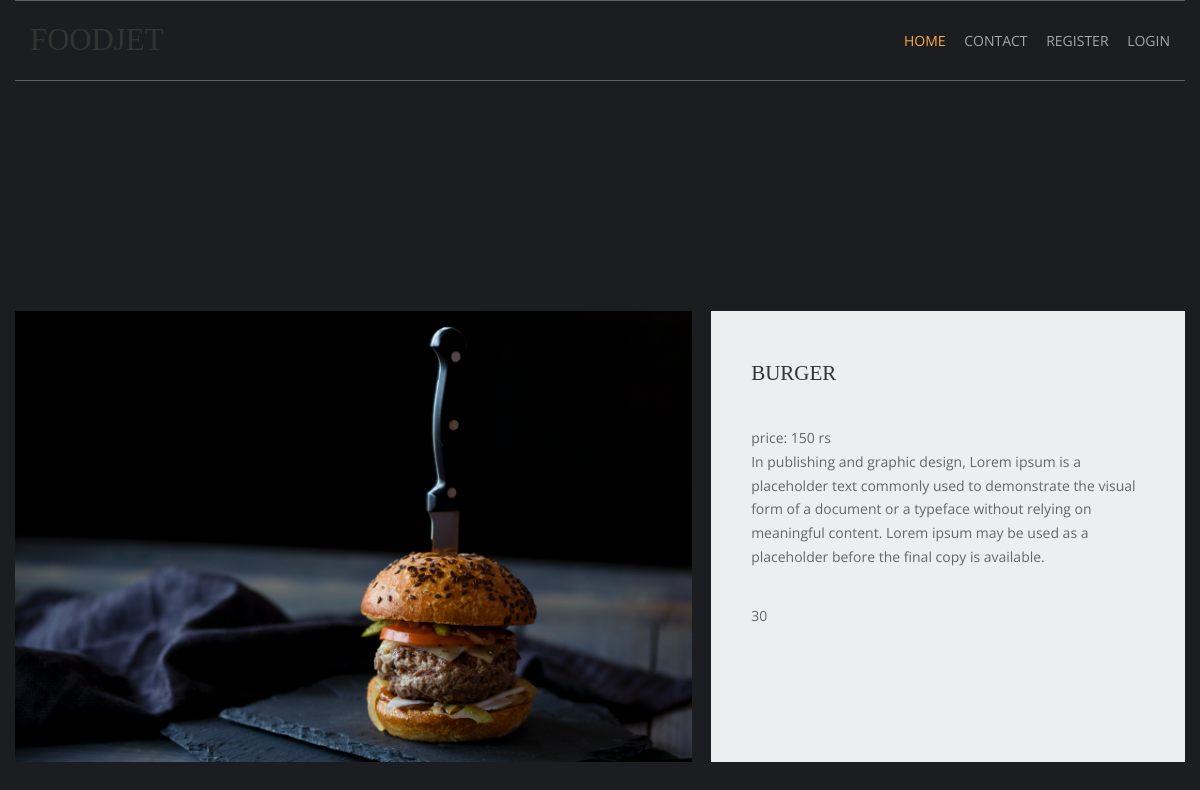
Page /veg/burger on the committed database.
### shop/models.py (models this page shows, shortened)
class products(models.Model):
    name=models.CharField(max_length=150,unique=True)
    slug =models.SlugField(max_length=250,unique=True)
    img=models.ImageField(upload_to='product')
    desc=models.TextField()
    stock=models.IntegerField()
    available=models.BooleanField()
    price=models.IntegerField()
    category=models.ForeignKey(categ,on_delete=models.CASCADE) #  on_delete....  is permission annu ,ellagil django error kanikkum

### shop/views.py (the view)
# urls.py: path('<slug:c_slug>/<slug:product_slug>',views.prodDetails,name='details'),   # here two  arrgument
def prodDetails(request,c_slug,product_slug):
    try:
        prod=products.objects.get(category__slug=c_slug,slug=product_slug)
    except Exception as e:
        raise e
    return render(request,'product.html',{'pr':prod})

### cart/context_processor.py (called while the page is built)
def count(request):
    item_count=0;
    if 'admin' in request.path:
        return {}
    else:
        try:
            ct=cartlist.objects.filter(cart_id=c_id(request))
            cti=items.objects.all().filter(cart=ct[:1])
            for c in cti:
                item_count+=c.quan
        except cartlist.DoesNotExist:
            item_count=0
        return dict(its=item_count)

### cart/views.py (called while the page is built)
def c_id(request):
    ct_id=request.session.session_key
    if not ct_id:
        ct_id=request.session.create()
    return ct_id

### templates/product.html (shortened to what this page needs)
{% extends 'base.html' %}
{% load static %}
{% block content %}
<html lang="en">
<head>
    <link href="{% static 'product/pr/fontawesome/css/all.min.css' %} " rel="stylesheet" />
    <link href="{% static 'product/pr/css/templatemo-comparto.css' %}" rel="stylesheet" />
</head>
<body>
    <div class="container-fluid">
        <div class="tm-site-header tm-mb-1">
        </div>
        <section class="tm-mb-1" id="about">
            <div class="tm-row tm-about-row">
                <div class="tm-section-1-l">
                    <img src="{{pr.img.url}}" alt="About image" class="tm-img-responsive">
                </div>
                <article class="tm-section-1-r tm-bg-color-8">
                    <h2 class="tm-mb-2 tm-title-color">{{pr.name}}</h2>
                    <p>price: {{pr.price}} rs <br>{{pr.desc}}</p>
                    <p>{{pr.stock}}</p>
                </article>
            </div>
        </section>
</body>
</html>
{% endblock %}

### templates/base.html (shortened to what this page needs)
{% load static %}
<html lang="en">
<head>
<link href="{% static 'home/hm/layout/styles/layout.css' %}" rel="stylesheet" type="text/css" media="all">
  <link href="{% static 'home/hm/layout/styles/back.css' %}" rel="stylesheet" type="text/css" media="all">
</head>
<body id="top">
  <div class="wrapper row1">
    <header id="header" class="hoc clear">
      <div id="logo" class="fl_left">
        <h1><a href="/"> Foodjet </a></h1>
      </div>
      <nav id="mainav" class="fl_right">
        <ul class="clear">
          <li class="active"><a href="/">Home</a></li>
            <li><a class="active" href="#footer" data-scroll-to="#footer">Contact</a></li>
            {% if user.is_authenticated %}
            <li style="color:yellow;"> hai {{user.username}}</li>
            <li><a class="active" href="{% url 'cartDetails' %}"><i class='fas fa-shopping-cart' style='font-size:14; color:white'></i>{{its}}</a></li>
            <li><a class="active" href="{% url 'log_out' %}">Logout</a></li>
            {% else %}
            <li><a class="active" href="{% url 'reg' %}">Register</a></li>
            <li><a class="active" href="{% url 'log_in' %}">Login</a></li>
          {% endif %}
        </ul>
      </nav>
    </header>
  </div>
{% block content %}
{% endblock %}
</body>
</html>

### static/home/hm/layout/styles/layout.css (style rules this page uses)
.row1 { border:solid; border-width:1px 0; }
#header #logo { margin:22px 0 0 0; }
#header #logo h1 { margin:0; padding:0; font-size:2.2rem; text-transform:uppercase; }
*, *::before, *::after { transition:all .3s ease-in-out; }
nav ul, nav ol { margin:0; padding:0; list-style:none; }
#mainav, #breadcrumb, .sidebar nav { line-height:normal; }
#mainav ul { text-transform:uppercase; }
#mainav li { display:inline-block; position:relative; margin:0 15px 0 0; padding:0; }
#mainav li:last-child { margin-right:0; }
#mainav li a { display:block; padding:30px 0; }
body { color:#A5A6AA; background-color:#1C1D21; }
a { color:#FBAB45; }
.row1 { border-color:rgba(255,255,255,.3); }
#header #logo h1 a { color:inherit; }
#mainav li a { color:inherit; }
#mainav .active a, #mainav a:hover, #mainav li:hover > a { color:#FBAB45; background-color:inherit; }
@media screen and (min-width:1140px) { .hoc { max-width:1140px; } }

### static/product/pr/css/templatemo-comparto.css (style rules this page uses)
*, *::before, *::after { box-sizing: border-box; outline: none; }
ul, h1, h2, h3, h4, p, figure { padding: 0; margin: 0; }
body { font-family: 'Open Sans', Arial, sans-serif; font-size: 18px; overflow-x: hidden; padding-left: 15px; padding-right: 15px; margin: 0; }
h2 { font-size: 1.5rem; }
a { transition: all 0.3s ease; text-decoration: none; }
p { color: #666; line-height: 1.7; margin-bottom: 35px; }
h1, h2, h3, h4, h5, h6 { color: #333; }
.container-fluid { max-width: 1210px; margin-left: auto; margin-right: auto; }
.tm-mb-1 { margin-bottom: 20px; }
.tm-mb-2 { margin-bottom: 40px; }
.tm-bg-color-8 { background-color: #EDEEEF; }
.tm-site-header { display: flex; flex-direction: row; align-items: center; justify-content: space-between; height: 210px; }
.tm-img-responsive { max-width: 100%; height: auto; }
.tm-section-1-l { width: 57.85%; margin-right: 1.65%; }
.tm-section-1-r { padding: 50px 40px; width: 40.5%; }
.tm-row { display: flex; }
a { color: #666; }

### static/home/hm/layout/styles/framework.css (style rules this page uses)
html { overflow-y:scroll; overflow-x:hidden; }
html, body { margin:0; padding:0; font-size:14px; line-height:1.6em; }
*, *::before, *::after { box-sizing:border-box; }
.clear, .group { display:block; }
.clear::before, .clear::after, .group::before, .group::after { display:table; content:""; }
.clear, .clear::after, .group, .group::after { clear:both; }
a { outline:none; text-decoration:none; }
.fl_left, .imgl { float:left; }
.fl_right, .imgr { float:right; }
img { width:auto; max-width:100%; height:auto; margin:0; padding:0; border:none; line-height:normal; vertical-align:middle; }
body, input, textarea, select { font-family:Verdana, Geneva, sans-serif; }
h1, h2, h3, h4, h5, h6, .heading { font-family:Georgia, "Times New Roman", Times, serif; }
::placeholder { opacity:1; }
h1, h2, h3, h4, h5, h6, .heading { margin:0 0 20px 0; font-size:1.4rem; line-height:normal; font-weight:normal; text-transform:uppercase; }
.wrapper { display:block; position:relative; width:100%; margin:0; padding:0; text-align:left; word-wrap:break-word; }
.hoc { display:block; margin:0 auto; }
address, article, aside, figcaption, figure, footer, header, main, nav, section { display:block; margin:0; padding:0; }

### rows in the picture
products: img (picture), name "BURGER", price "150", desc "In publishing and graphic design, Lorem ipsum is a placeholder text commonly used to demonstrate the visual form of a document or a typeface without relying on meaningful content. Lorem ipsum may be used as a placeholder before the final copy is available.", stock "30"
